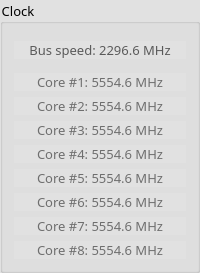
                 <widget class="QGroupBox" name="groupBox_8">
                  <property name="sizePolicy">
                   <sizepolicy hsizetype="Minimum" vsizetype="Minimum">
                    <horstretch>0</horstretch>
                    <verstretch>0</verstretch>
                   </sizepolicy>
                  </property>
                  <property name="font">
                   <font>
                    <family>Segoe Script</family>
                    <pointsize>10</pointsize>
                   </font>
                  </property>
                  <property name="styleSheet">
                   <string notr="true">background-color: rgb(225, 225, 225);</string>
                  </property>
                  <property name="title">
                   <string>Clock</string>
                  </property>
                  <layout class="QGridLayout" name="gridLayout_6">
                   <property name="sizeConstraint">
                    <enum>QLayout::SetMinimumSize</enum>
                   </property>
                   <item row="0" column="0">
                    <layout class="QVBoxLayout" name="verticalLayout_9">
                     <property name="sizeConstraint">
                      <enum>QLayout::SetMinimumSize</enum>
                     </property>
                     <property name="topMargin">
                      <number>6</number>
                     </property>
                     <item>
                      <widget class="QLabel" name="cpuclockBus">
                       <property name="font">
                        <font>
                         <family>Unispace</family>
                         <pointsize>10</pointsize>
                        </font>
                       </property>
                       <property name="styleSheet">
                        <string notr="true">color: rgb(90, 90, 90);</string>
                       </property>
                       <property name="text">
                        <string>Bus speed: 2296.6 MHz</string>
                       </property>
                       <property name="alignment">
                        <set>Qt::AlignCenter</set>
                       </property>
                      </widget>
                     </item>
                     <item>
                      <spacer name="cpuclockSpacer">
                       <property name="orientation">
                        <enum>Qt::Vertical</enum>
                       </property>
                       <property name="sizeType">
                        <enum>QSizePolicy::Fixed</enum>
                       </property>
                       <property name="sizeHint" stdset="0">
                        <size>
                         <width>1</width>
                         <height>8</height>
                        </size>
                       </property>
                      </spacer>
                     </item>
                     <item>
                      <widget class="QLabel" name="cpuclockCore1">
                       <property name="font">
                        <font>
                         <family>Unispace</family>
                         <pointsize>10</pointsize>
                        </font>
                       </property>
                       <property name="styleSheet">
                        <string notr="true">color: rgb(110, 110, 110);</string>
                       </property>
                       <property name="text">
                        <string>Core #1: 5554.6 MHz</string>
                       </property>
                       <property name="alignment">
                        <set>Qt::AlignCenter</set>
                       </property>
                      </widget>
                     </item>
                     <item>
                      <widget class="QLabel" name="cpuclockCore2">
                       <property name="font">
                        <font>
                         <family>Unispace</family>
                         <pointsize>10</pointsize>
                        </font>
                       </property>
                       <property name="styleSheet">
                        <string notr="true">color: rgb(110, 110, 110);</string>
                       </property>
                       <property name="text">
                        <string>Core #2: 5554.6 MHz</string>
                       </property>
                       <property name="alignment">
                        <set>Qt::AlignCenter</set>
                       </property>
                      </widget>
                     </item>
                     <item>
                      <widget class="QLabel" name="cpuclockCore3">
                       <property name="font">
                        <font>
                         <family>Unispace</family>
                         <pointsize>10</pointsize>
                        </font>
                       </property>
                       <property name="styleSheet">
                        <string notr="true">color: rgb(110, 110, 110);</string>
                       </property>
                       <property name="text">
                        <string>Core #3: 5554.6 MHz</string>
                       </property>
                       <property name="alignment">
                        <set>Qt::AlignCenter</set>
                       </property>
                      </widget>
                     </item>
                     <item>
                      <widget class="QLabel" name="cpuclockCore4">
                       <property name="font">
                        <font>
                         <family>Unispace</family>
                         <pointsize>10</pointsize>
                        </font>
                       </property>
                       <property name="styleSheet">
                        <string notr="true">color: rgb(110, 110, 110);</string>
                       </property>
                       <property name="text">
                        <string>Core #4: 5554.6 MHz</string>
                       </property>
                       <property name="alignment">
                        <set>Qt::AlignCenter</set>
                       </property>
                      </widget>
                     </item>
                     <item>
                      <widget class="QLabel" name="cpuclockCore5">
                       <property name="font">
                        <font>
                         <family>Unispace</family>
                         <pointsize>10</pointsize>
                        </font>
                       </property>
                       <property name="styleSheet">
                        <string notr="true">color: rgb(110, 110, 110);</string>
                       </property>
                       <property name="text">
                        <string>Core #5: 5554.6 MHz</string>
                       </property>
                       <property name="alignment">
                        <set>Qt::AlignCenter</set>
                       </property>
                      </widget>
                     </item>
                     <item>
                      <widget class="QLabel" name="cpuclockCore6">
                       <property name="font">
                        <font>
                         <family>Unispace</family>
                         <pointsize>10</pointsize>
                        </font>
                       </property>
                       <property name="styleSheet">
                        <string notr="true">color: rgb(110, 110, 110);</string>
                       </property>
                       <property name="text">
                        <string>Core #6: 5554.6 MHz</string>
                       </property>
                       <property name="alignment">
                        <set>Qt::AlignCenter</set>
                       </property>
                      </widget>
                     </item>
                     <item>
                      <widget class="QLabel" name="cpuclockCore7">
                       <property name="font">
                        <font>
                         <family>Unispace</family>
                         <pointsize>10</pointsize>
                        </font>
                       </property>
                       <property name="styleSheet">
                        <string notr="true">color: rgb(110, 110, 110);</string>
                       </property>
                       <property name="text">
                        <string>Core #7: 5554.6 MHz</string>
                       </property>
                       <property name="alignment">
                        <set>Qt::AlignCenter</set>
                       </property>
                      </widget>
                     </item>
                     <item>
                      <widget class="QLabel" name="cpuclockCore8">
                       <property name="font">
                        <font>
                         <family>Unispace</family>
                         <pointsize>10</pointsize>
                        </font>
                       </property>
                       <property name="styleSheet">
                        <string notr="true">color: rgb(110, 110, 110);</string>
                       </property>
                       <property name="text">
                        <string>Core #8: 5554.6 MHz</string>
                       </property>
                       <property name="alignment">
                        <set>Qt::AlignCenter</set>
                       </property>
                      </widget>
                     </item>
                    </layout>
                   </item>
                  </layout>
                 </widget>
